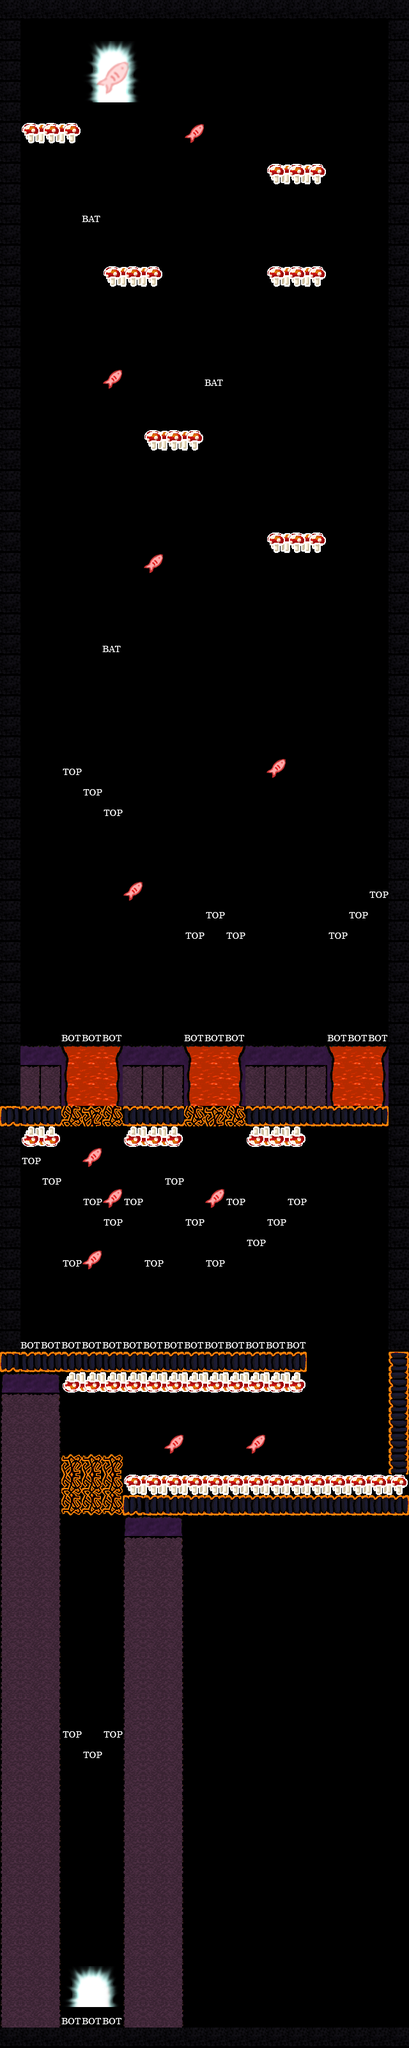

Tiled map render using the project's own tile images. Description and the map definition, with tile-layer contents summarised, below:
An orthogonal 20x100 tile map with 32x32 px tiles, 3 tile layers (background, foreground, object), 2 tilesets.

<map version="1.0" orientation="orthogonal" width="20" height="100" tilewidth="32" tileheight="32">
 <tileset firstgid="1" source="hellTiles.tsx" />
 <tileset firstgid="201" source="salmonTiles.tsx" />
 <layer name="background" width="20" height="100">
  <data>[2000 cells, 0 non-empty, 0 distinct tile ids]</data>
 </layer>
 <layer name="foreground" width="20" height="100">
  <data>[2000 cells, 540 non-empty, 55 distinct tile ids]</data>
 </layer>
 <layer name="object" width="20" height="100">
  <data>[2000 cells, 67 non-empty, 5 distinct tile ids]</data>
 </layer>
</map>
